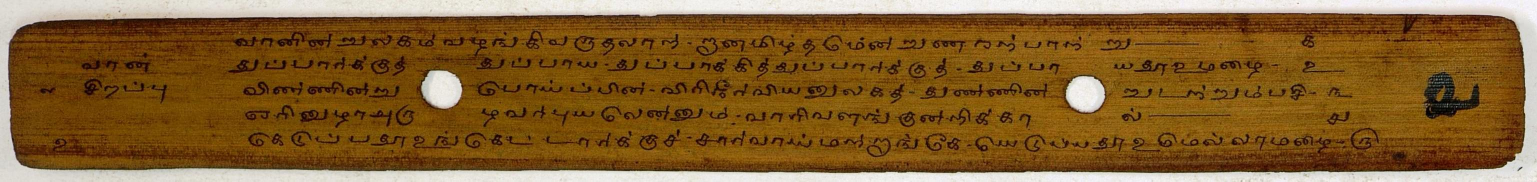
#> input picture yaml annotation/dataset/images/img003.jpg, 3074 x 363 px (shown at 1/2 size)
$ python -i preprocess.py   (imports and definitions only)
#> lines starting #> are read from the running program, lines starting #| are printed output that depends on the picture; after the words box and inside, x2 and y2 are one past the last pixel; in counts of white or black regions, pixels touching at a corner belong together
#> further down, picture is the input picture: shape (363, 3074, 3); mean B, G, R 46.3, 94.8, 130.7
import cv2
import numpy as np


def convert_to_grayscale(image: np.ndarray) -> np.ndarray:
    if len(image.shape) == 3:
        return cv2.cvtColor(image, cv2.COLOR_BGR2GRAY)
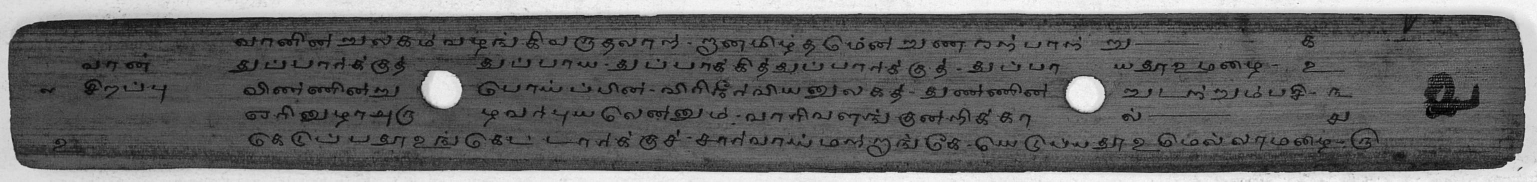
#> returned value: shape (363, 3074) (shown at 1/2 size); min 0, max 255, mean 100
    return image


def apply_otsu_threshold(gray_image: np.ndarray, invert: bool = True) -> np.ndarray:
#> called with invert = True
    flag = cv2.THRESH_BINARY_INV if invert else cv2.THRESH_BINARY
    _, binary_img = cv2.threshold(gray_image, 0, 255, flag + cv2.THRESH_OTSU)
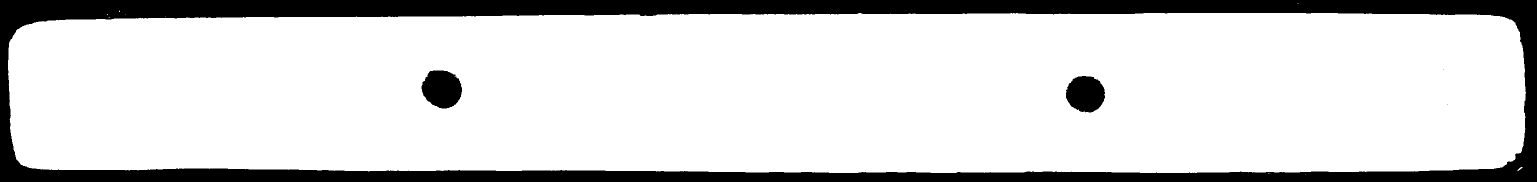
#> binary_img: shape (363, 3074) (shown at 1/2 size); 83.5% white; 5 black regions (2 under 20 px), largest, box (x1, y1, x2, y2) and area: (0, 0, 3074, 363) 174792, (843, 141, 924, 217) 4748, (2132, 152, 2210, 225) 4443
    return binary_img


def resize_image(image: np.ndarray, target_size: tuple = (64, 64)) -> np.ndarray:
#> called with target_size = (64, 64)
    return cv2.resize(image, target_size, interpolation=cv2.INTER_AREA)
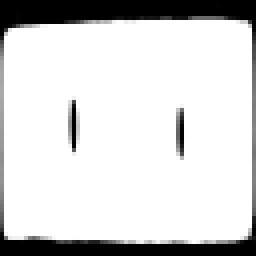
#> returned value: shape (64, 64) (shown 4 times larger); min 0, max 255, mean 213


def normalize_image(image: np.ndarray) -> np.ndarray:
    normalized = image.astype(np.float32) / 255.0
    if normalized.ndim == 2:
        normalized = np.expand_dims(normalized, axis=-1)
    return normalized


def preprocess_pipeline(image: np.ndarray, target_size: tuple = (64, 64), invert: bool = True) -> np.ndarray:
    """Preprocesses a raw crop into a normalized tensor ready for the CNN."""
    gray = convert_to_grayscale(image)
    binary = apply_otsu_threshold(gray, invert=invert)
    resized = resize_image(binary, target_size=target_size)
    return normalize_image(resized)

>>> import cv2
>>> picture = cv2.imread('dataset/images/img003.jpg')
>>> result = preprocess_pipeline(picture)
